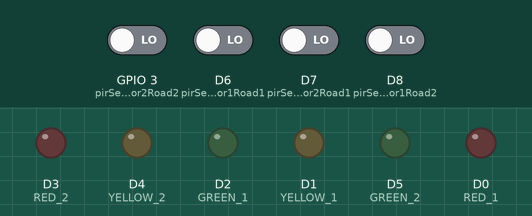
The sketch below on a simulated ESP8266 (NodeMCU). Parts: output pins drawn as LEDs (lit = HIGH). The test bench sets the inputs (shaded band); at power-on: D6 (pirSensor1Road1), D7 (pirSensor2Road1), D8 (pirSensor1Road2), GPIO 3 (pirSensor2Road2) LOW. WiFi joins after 1.5 s; servers stay silent unless stated; what the sketch prints to the serial monitor is not drawn.

Above: at 0.1 s.
At 2.7 s:
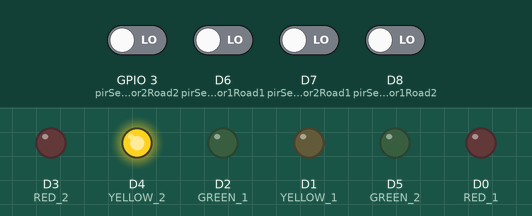
2.8 s: GPIO 3 (pirSensor2Road2) driven HIGH
At 4.3 s:
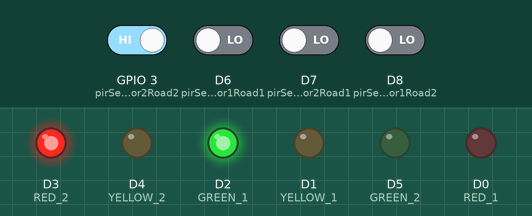
Timing chart, 0 to 27.1 s (numbered marks = the images above; inputs shaded):
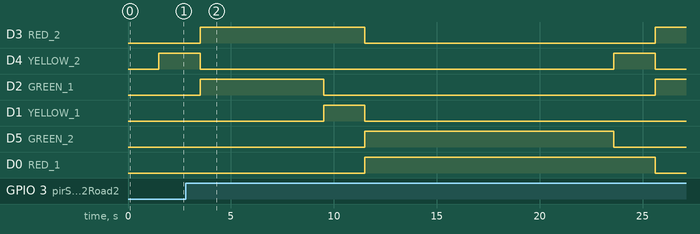

The sketch:

sketch_oct11b.ino
```cpp
#include <ESP8266WiFi.h>

#ifndef STASSID
#define STASSID "iPhone ch"
#define STAPSK "ronaldo9"
#endif
const int RED_1 = D0; // side 1 road 1
const int YELLOW_1 = D1;
const int GREEN_1 = D2;

const int RED_2 = D3; // side 1 road 1
const int YELLOW_2 = D4;
const int GREEN_2 = D5;

const int pirSensor1Road1 = D6; // Sensor 1 for Road 1 connected to pin D6
const int pirSensor2Road1 = D7; // Sensor 2 for Road 1 connected to pin D7
const int pirSensor1Road2 = D8; // Sensor 1 for Road 2 connected to pin D8
const int pirSensor2Road2 = 3; // Sensor 2 for Road 2 connected to pin D9


const char* ssid = STASSID;
const char* password = STAPSK;

const char* host = "djxmmx.net";
const uint16_t port = 17;

int countRoad1 = 0; // Initialize variables to store motion counts for each road
int countRoad2 = 0;

unsigned long previousMillis = 0; // Variable to store the last time counts were printed
const long interval = 5000; // Interval for checking counts and adjusting lights (5 seconds)

void setup() {
  Serial.begin(115200);
  pinMode(RED_1, OUTPUT);
  pinMode(YELLOW_1, OUTPUT); //road 1
  pinMode(GREEN_1, OUTPUT);
  pinMode(RED_2, OUTPUT);
  pinMode(YELLOW_2, OUTPUT); //road 1
  pinMode(GREEN_2, OUTPUT);

  pinMode(pirSensor1Road1, INPUT); // Set the PIR sensor pins as input
  pinMode(pirSensor2Road1, INPUT);
  pinMode(pirSensor1Road2, INPUT);
  pinMode(pirSensor2Road2, INPUT);
  Serial.println();
  Serial.println();
  Serial.print("Connecting to ");
  Serial.println(ssid);

  /* Explicitly set the ESP8266 to be a WiFi-client, otherwise, it by default,
     would try to act as both a client and an access-point and could cause
     network-issues with your other WiFi-devices on your WiFi-network. */
  WiFi.mode(WIFI_STA);
  WiFi.begin(ssid, password);

  while (WiFi.status() != WL_CONNECTED) {
    delay(500);
    Serial.print(".");
  }

  Serial.println("");
  Serial.println("WiFi connected");
  Serial.println("IP address: ");
  Serial.println(WiFi.localIP());

}

void loop() {

  // Check for motion on Road 1, Sensor 1
  if (digitalRead(pirSensor1Road1) == HIGH) {
    countRoad1++; // Increment count for Road 1
    Serial.println("Motion detected on Road 1, Sensor 1");
  }

  // Check for motion on Road 1, Sensor 2
  if (digitalRead(pirSensor2Road1) == HIGH) {
    countRoad1++; // Increment count for Road 1
    Serial.println("Motion detected on Road 1, Sensor 2");
  }

  // Check for motion on Road 2, Sensor 1
  if (digitalRead(pirSensor1Road2) == HIGH) {
    countRoad2++; // Increment count for Road 2
    Serial.println("Motion detected on Road 2, Sensor 1");
  }

  // // Check for motion on Road 2, Sensor 2
  if (digitalRead(pirSensor2Road2) == HIGH) {
     countRoad2++; // Increment count for Road 2
     Serial.println("Motion detected on Road 2, Sensor 2");
  }


  // Calculate the ratio of counts between the two roads
  float ratio = float(countRoad1) /float(countRoad2) ;
  // float ratio = float(countRoad1) / 5;

  ratio = constrain(ratio, 0.0, 1.0);

  // Adjust traffic light timings for Road 1 and Road 2 based on the ratio
  adjustTrafficLights(RED_1, YELLOW_1, GREEN_1, RED_2, YELLOW_2, GREEN_2, ratio);


  // Adjust traffic light timings based on the ratio
//   if (ratio > 1.0) { // Road 1 has more motion, so give it more green time
//     // Traffic light timings for Road 1
//     digitalWrite(RED_1, HIGH);
//     digitalWrite(YELLOW_1, LOW);
//     digitalWrite(GREEN_1, LOW);

//     // Traffic light timings for Road 2
//     digitalWrite(RED_2, LOW);
//     digitalWrite(YELLOW_2, LOW);
//     digitalWrite(GREEN_2, HIGH);

//     // Adjust delays for Road 2
//     delay(2000); // Green light for Road 2 (8 seconds)
//     digitalWrite(GREEN_2, LOW);
//     digitalWrite(YELLOW_2, HIGH); // Yellow light for Road 2
//     delay(1000); // Yellow light for Road 2 (2 seconds)
//     digitalWrite(YELLOW_2, LOW);
//     digitalWrite(RED_2,HIGH);
//     digitalWrite(RED_1,LOW);
//     digitalWrite(GREEN_1,HIGH);
//     delay(8000);
//      digitalWrite(GREEN_1,LOW);
//     digitalWrite(YELLOW_1,HIGH);
//     delay(1000);
//     digitalWrite(YELLOW_1,LOW);


//   } else if (ratio < 1.0) { // Road 2 has more motion, so give it more green time
//     // Traffic light timings for Road 1
//     digitalWrite(RED_1, HIGH);
//     digitalWrite(YELLOW_1, LOW);
//     digitalWrite(GREEN_1, LOW);

//     // Traffic light timings for Road 2
//     digitalWrite(RED_2, LOW);
//     digitalWrite(YELLOW_2, LOW);
//     digitalWrite(GREEN_2, HIGH);

//     // Adjust delays for Road 2
//     delay(8000); // Green light for Road 2 (8 seconds)
//     digitalWrite(GREEN_2, LOW);
//     digitalWrite(YELLOW_2, HIGH); // Yellow light for Road 2
//     delay(1000); // Yellow light for Road 2 (2 seconds)
//     digitalWrite(YELLOW_2, LOW);
//     digitalWrite(RED_2,HIGH);
//     digitalWrite(RED_1,LOW);
//     digitalWrite(GREEN_1,HIGH);
//     delay(2000);
//      digitalWrite(GREEN_1,LOW);
//     digitalWrite(YELLOW_1,HIGH);
//     delay(1000);
//     digitalWrite(RED_2,LOW);
//     digitalWrite(YELLOW_1,LOW);
//   } else { // Equal motion counts on both roads
//     //Default traffic light timings for both roads
//    digitalWrite(RED_1, HIGH);
//  digitalWrite(RED_2,LOW);
//  digitalWrite(GREEN_2,HIGH);
//   digitalWrite(GREEN_1,LOW);
//  delay(5000);
//  digitalWrite(GREEN_2,LOW);
//   digitalWrite(YELLOW_2,HIGH);
//   delay(3000);
//  digitalWrite(YELLOW_2,LOW);
//   digitalWrite(GREEN_1,HIGH);
//   digitalWrite(RED_1,LOW);
//   digitalWrite(RED_2,HIGH);

//   delay(5000);
//   digitalWrite(GREEN_1,LOW);
//   digitalWrite(YELLOW_1,HIGH);
//   delay(3000);
//   digitalWrite(YELLOW_1,LOW);
//   }

  // Reset counts for the next cycle
  // countRoad1 = 0;
  // countRoad2 = 0;

  // Delay to avoid reading the sensors too quickly
  delay(100);
}

void adjustTrafficLights(int redPin1, int yellowPin1, int greenPin1, int redPin2, int yellowPin2, int greenPin2, float ratio) {
  int totalCycleTime = 20; // total cycle time for the lights in seconds
  int yellowTime = 2; // fixed yellow light time in seconds

  // Calculate green and red light durations based on the ratio
  int greenTime1 = round((totalCycleTime - yellowTime) * ratio);
  greenTime1 = max(greenTime1, 6);
  int redTime1 = totalCycleTime - yellowTime - greenTime1;
  redTime1 = max(redTime1, 6);
  int greenTime2 = totalCycleTime - yellowTime - greenTime1;
  greenTime2 = max(greenTime2, 6);
int redTime2 = totalCycleTime - yellowTime - greenTime2;
  redTime2 = max(redTime2, 6);


  // Road 2 times are opposite of Road 1


  // Traffic light sequence for Road 1


 digitalWrite(greenPin2, LOW);
 digitalWrite(yellowPin2, HIGH);
  delay(yellowTime * 1000);
  digitalWrite(yellowPin2, LOW);
    digitalWrite(redPin1, LOW);
  digitalWrite(greenPin1, HIGH);
  digitalWrite(redPin2, HIGH);

  delay(greenTime1 * 1000);

  digitalWrite(greenPin1, LOW);
  digitalWrite(yellowPin1, HIGH);
  digitalWrite(greenPin2, LOW);
  digitalWrite(yellowPin2, LOW);
  delay(yellowTime * 1000);

  digitalWrite(yellowPin1, LOW);
  digitalWrite(redPin1, HIGH);
  digitalWrite(yellowPin2, LOW);
  digitalWrite(redPin2, LOW);
  digitalWrite(greenPin2, HIGH);
  delay(redTime1 * 1000);

  // Traffic light sequence for Road 2 (this part is handled within the combined sequence)
  // No need to handle separately as it's part of the combined logic

  // Ensure the total time sums up to 20 seconds
  Serial.print("Road 1 Green Time: ");
  Serial.println(greenTime1);
  Serial.print("Road 1 Yellow Time: ");
  Serial.println(yellowTime);
  Serial.print("Road 1 Red Time: ");
  Serial.println(redTime1);

  Serial.print("Road 2 Green Time: ");
  Serial.println(greenTime2);
  Serial.print("Road 2 Yellow Time: ");
  Serial.println(yellowTime);
  Serial.print("Road 2 Red Time: ");
  Serial.println(redTime2);

  Serial.print("Total Time: ");
  Serial.println(greenTime1 + yellowTime + redTime1);
}
```
